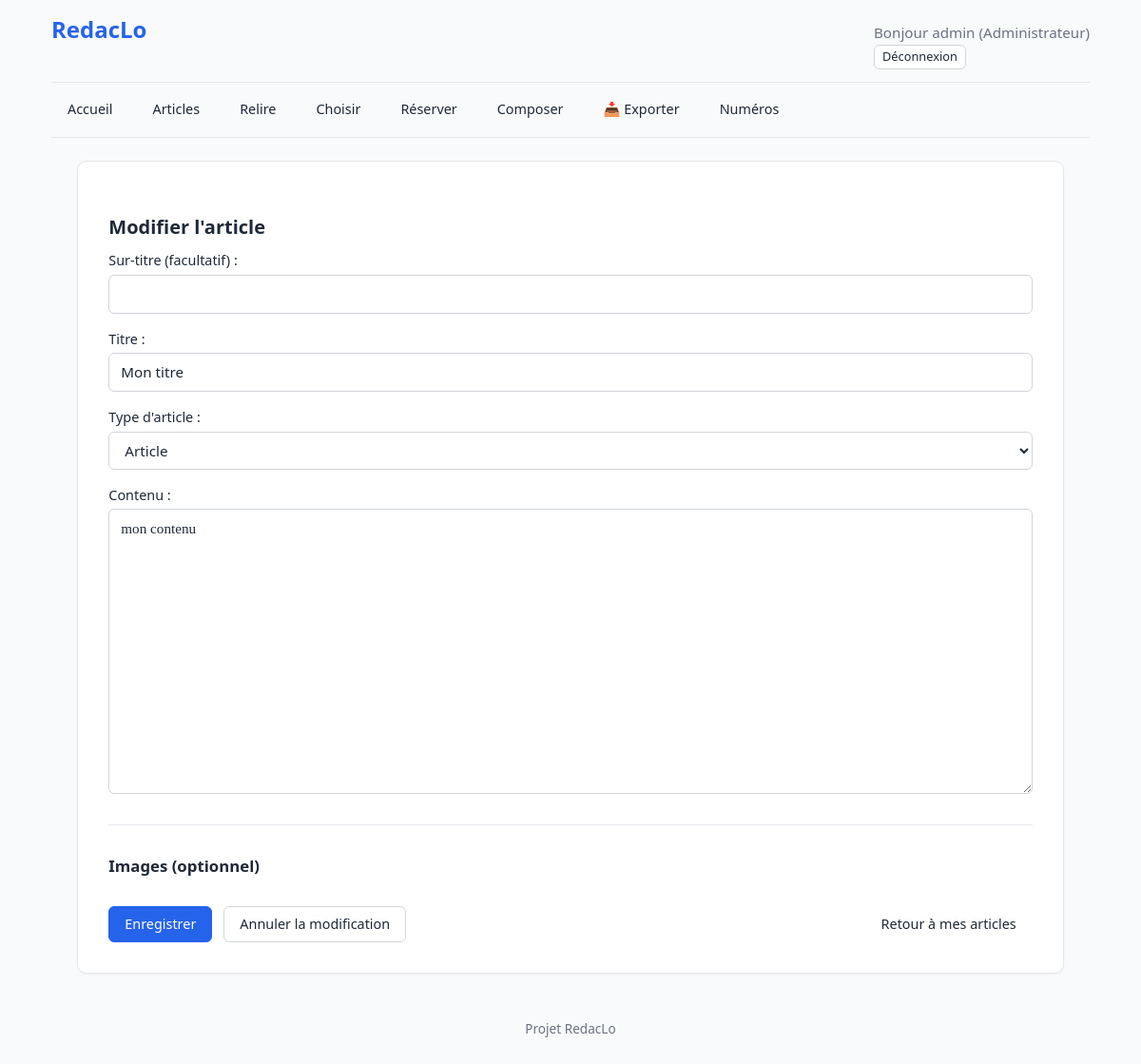
Screenshot of /articles/2/modifier/ (signed in) with the database file from the repository.
### accounts/models.py (models this page shows, shortened)
class User(AbstractUser):
    ROLES = [
        ("admin", "Administrateur"),
        ("editeur", "Éditeur"),
        ("membre_redaction", "Membre de la rédaction"),
        ("redacteur", "Rédacteur"),
    ]
    COULEURS = [
        ("bleu", "Bleu"), ("violet", "Violet"), ("gris", "Gris ardoise"),
        ("marine", "Bleu marine"), ("orangefonce", "Orange foncé"),
        ("marron", "Marron"), ("rouge", "Rouge"), ("vert", "Vert"),
    ]
    role = models.CharField(max_length=20, choices=ROLES, default="redacteur")
    couleur = models.CharField(max_length=20, choices=COULEURS, default="bleu")
    signature_defaut = models.CharField(
        max_length=100,
        blank=True,
        help_text="Ex: 'Correspondant LO'. Laisser vide pour utiliser le Prénom Nom."
    )
    couleur = models.CharField(
        max_length=20,
        choices=COULEURS,
        default="bleu",
        help_text="Couleur utilisée pour ses annotations dans les articles.",
    )

### articles/models.py (models this page shows, shortened)
class Article(models.Model):
    STATUTS = [
        ("brouillon", "Brouillon"),
        ("soumis", "Soumis"),
        ("en_relecture", "En relecture"),
        ("relu", "Relu"),
        ("revisions_demandees", "Révisions demandées"),
        ("valide", "Validé"),
        ("rejete", "Rejeté"),
        ("publie", "Publié"),
    ]
    STATUTS_SELECTION = [
        ("a_choisir", "À choisir pour le numéro"),
        ("disponible", "Disponible (dans le vivier)"),
        ("reserve", "Réservé (marronnier)"),
        ("utilise", "Utilisé (placé)"),
    ]
    TYPES_ARTICLE = [
        ("article", "Article"),
        ("breve", "Brève"),
        ("echo", "Écho"),
        ("courrier", "Courrier des lecteurs"),
        ("article_editorial", "Éditorial"),
    ]
    titre = models.CharField(max_length=200, help_text="Titre principal de l'article.")
    sur_titre = models.CharField(max_length=200, blank=True, help_text="Sur-titre de l'article.")
    type_article = models.CharField(max_length=20, choices=TYPES_ARTICLE, default="article", verbose_name="Type d'article")
    redacteur = models.ForeignKey(
        settings.AUTH_USER_MODEL,
        on_delete=models.CASCADE,
        related_name="articles_rediges",
        verbose_name="Rédacteur"
    )
    contenu = models.TextField()
    statut = models.CharField(max_length=20, choices=STATUTS, default="brouillon")
    rubrique = models.ForeignKey(
        "publications.Rubrique",
        on_delete=models.SET_NULL,
        null=True,
        blank=True,
        related_name="articles"
    )
    statut_selection = models.CharField(max_length=20, choices=STATUTS_SELECTION, default="a_choisir")
    date_creation = models.DateTimeField(auto_now_add=True)
    date_modification = models.DateTimeField(auto_now=True)
    version_reference = models.ForeignKey(
        "ArticleVersion",
        on_delete=models.SET_NULL,
        null=True,
        blank=True,
        related_name="+"
    )
    valide_1_par = models.ForeignKey(
        settings.AUTH_USER_MODEL,
        on_delete=models.SET_NULL,
        null=True,
        blank=True,
        related_name="articles_valides_1",
        verbose_name="Premier validateur"
    )
    valide_2_par = models.ForeignKey(
        settings.AUTH_USER_MODEL,
        on_delete=models.SET_NULL,
        null=True,
        blank=True,
        related_name="articles_valides_2",
        verbose_name="Second validateur"
    )
    valide_1_mandataire = models.ForeignKey(
        settings.AUTH_USER_MODEL,
        on_delete=models.SET_NULL,
        null=True,
        blank=True,
        related_name="articles_mandates_1",
        verbose_name="Premier validateur (mandataire)"
    )
    valide_2_mandataire = models.ForeignKey(
        settings.AUTH_USER_MODEL,
        on_delete=models.SET_NULL,
        null=True,
        blank=True,
        related_name="articles_mandates_2",
        verbose_name="Second validateur (mandataire)"
    )
    numero_reserve = models.ForeignKey(
        'publications.Publication',
        on_delete=models.SET_NULL,
        null=True,
        blank=True,
        related_name='articles_reserves',
        verbose_name="Réservé pour le numéro"
    )

### articles/views/crud.py (the view)
# urls.py: path("<int:pk>/modifier/", views.modifier_article, name="modifier_article"),
@role_required("redacteur")
def modifier_article(request, pk):
    article = get_object_or_404(Article, pk=pk, redacteur=request.user)
    if article.statut != "brouillon" and not request.user.is_superuser:
        return render(request, "articles/article_verrouille.html", {"article": article})
    if request.method == "POST":
        form = ArticleForm(request.POST, instance=article)
        if form.is_valid():
            article = form.save()
            version = article.version_reference
            if version:
                version.contenu = article.contenu
                version.commentaire = "Modification par le rédacteur."
                version.save()
            return redirect("articles:mes_articles")
    else:
        form = ArticleForm(instance=article)
    return render(request, "articles/article_form.html", {
        "form": form,
        "titre": "Modifier l'article",
    })

### articles/forms.py
class ArticleForm(forms.ModelForm):
    class Meta:
        model = Article
        fields = ["titre", "sur_titre", "type_article", "rubrique", "contenu"]
    def __init__(self, *args, **kwargs):
        super().__init__(*args, **kwargs)
        self.fields['sur_titre'].required = False
        self.fields['rubrique'].required = False
        self.fields['type_article'].required = False
        self.fields['sur_titre'].label = "Sur-titre (facultatif)"
        self.fields['rubrique'].label = "Rubrique (facultatif)"

### core/context_processors.py (called while the page is built)
def notifications_non_lues(request):
    if not request.user.is_authenticated:
        return {"notifications_non_lues": 0}
    count = Notification.objects.filter(
        destinataire=request.user,
        lue=False,
    ).count()
    return {"notifications_non_lues": count}

### templates/articles/article_form.html (shortened to what this page needs)
{% extends "base.html" %}
{% block contenu %}
    <h2>{{ titre }}</h2>
    <form method="post" enctype="multipart/form-data">
        <div style="margin-bottom: 1rem;">
            {{ form.sur_titre.label_tag }}
            {{ form.sur_titre }}
        </div>
        <div style="margin-bottom: 1rem;">
            {{ form.titre.label_tag }}
            {{ form.titre }}
        </div>
        <div style="margin-bottom: 1rem;">
            {{ form.type_article.label_tag }}
            <select name="{{ form.type_article.name }}" id="{{ form.type_article.id_for_label }}" class="form-control">
                {% for value, label in form.fields.type_article.choices %}
                    {% if value != "editorial" or user.role == "editorialiste" or user.role == "admin" %}
                        <option value="{{ value }}" {% if form.type_article.value == value %}selected{% endif %}>{{ label }}</option>
                    {% endif %}
                {% endfor %}
            </select>
        </div>
        <div style="margin-bottom: 1rem;">
            {{ form.contenu.label_tag }}
            {{ form.contenu }}
        </div>
        <div style="margin-top: 2rem; border-top: 1px solid var(--c-border); padding-top: 1rem;">
            <h3>Images (optionnel)</h3>
        </div>
        <div class="form-actions" style="margin-top: 2rem;">
            <button type="submit" class="btn btn-primary">Enregistrer</button>
            {% if form.instance.pk %}
                <a href="{% url 'articles:detail_article' form.instance.pk %}" class="btn btn-secondary">Annuler la modification</a>
            {% else %}
                <a href="{% url 'articles:mes_articles' %}" class="btn btn-secondary">Annuler</a>
            {% endif %}
            {% if form.instance.pk %}
                <a href="{% url 'articles:mes_articles' %}" class="btn btn-ghost" style="margin-left: auto;">
                    Retour à mes articles
                </a>
            {% endif %}
        </div>
    </form>
{% endblock %}

### templates/base.html (shortened to what this page needs)
<!DOCTYPE html>
{% load static %}
<html lang="fr">
    <head>
        <link rel="stylesheet" href="{% static 'css/main.css' %}">
    </head>
    <body>
        <header>
            <div class="header-top">
                <h1 class="site-title">
                    <a href="{% url 'core:accueil' %}">RedacLo</a>
                </h1>
                {% if user.is_authenticated %}
                    <div class="user-info-container">
                        <span class="user-greeting">
                            Bonjour {{ user.username }} <span class="user-role">({{ user.get_role_display }})</span>
                        </span>
                        <form method="post" action="{% url 'logout' %}" style="margin: 0;">
                            <button type="submit" class="btn btn-sm btn-secondary" style="cursor: pointer; padding: 0.2rem 0.5rem; font-size: 0.8rem;">
                                Déconnexion
                            </button>
                        </form>
                    </div>
                {% else %}
                    <div>
                        <a href="{% url 'login' %}" class="btn btn-sm btn-primary">Connexion</a>
                    </div>
                {% endif %}
            </div>
            <nav class="main-nav">
                <div class="nav-left" id="nav-links">
                    <a href="{% url 'core:accueil' %}" class="btn btn-ghost {% if request.resolver_match.url_name == 'accueil' %}active{% endif %}">Accueil</a>
                    <a href="{% url 'articles:mes_articles' %}" class="btn btn-ghost {% if request.resolver_match.url_name == 'mes_articles' %}active{% endif %}">Articles</a>
                    {% if user.role == "editeur" or user.role == "membre_redaction" or user.role == "admin" %}
                        <a href="{% url 'reviews:a_relire' %}" class="btn btn-ghost {% if request.resolver_match.url_name == 'a_relire' %}active{% endif %}">Relire</a>
                        <a href="{% url 'publications:choisir' %}" class="btn btn-ghost {% if request.resolver_match.url_name == 'choisir' %}active{% endif %}">Choisir</a>
                        <a href="{% url 'publications:articles_reserves' %}" class="btn btn-ghost {% if request.resolver_match.url_name == 'articles_reserves' %}active{% endif %}">Réserver</a>
                        <a href="{% url 'publications:composition' %}" class="btn btn-ghost {% if request.resolver_match.url_name == 'composition' %}active{% endif %}">Composer</a>
                        <a href="{% url 'publications:exporter_index' %}" class="btn btn-ghost {% if request.resolver_match.url_name == 'exporter_index' %}active{% endif %}">📥 Exporter</a>
                        <a href="{% url 'publications:numeros' %}" class="btn btn-ghost {% if request.resolver_match.url_name == 'numeros' %}active{% endif %}">Numéros</a>
                    {% endif %}
                </div>
            </nav>
        <main class="{% block main_class %}{% endblock %}">
            {% block contenu %}{% endblock %}
        </main>
        <footer>
            <p>Projet RedacLo</p>
        </footer>
    </body>
</html>

### static/css/base.css (style rules this page uses)
:root { --c-primary: #2563eb; --c-primary-dark: #1e40af; --c-primary-soft: #dbeafe; --c-success: #16a34a; --c-success-soft: #dcfce7; --c-danger: #dc2626; --c-danger-dark: #991b1b; --c-danger-soft: #fee2e2; --c-warning: #d97706; --c-warning-soft: #fef3c7; --c-text: #1f2937; --c-text-muted: #6b7280; --c-text-light: #9ca3af; --c-bg: #f9fafb; --c-surface: #ffffff; --c-surface-alt: #f3f4f6; --c-border: #e5e7eb; --c-border-strong: #d1d5db; --s-1: 0.25rem; --s-2: 0.5rem; --s-3: 0.75rem; --s-4: 1rem; --s-5: 1.5rem; --s-6: 2rem; --s-8: 3rem; --font-sans: system-ui, -apple-system, "Segoe UI", Roboto, sans-serif; --font-serif: Georgia, "Times New Roman", serif; --radius-sm: 4px; --radius: 6px; --radius-lg: 10px; --shadow-sm: 0 1px 2px rgba(0, 0, 0, 0.05); --shadow-md: 0 4px 6px rgba(0, 0, 0, 0.07); }
*, *::before, *::after { box-sizing: border-box; }
body { margin: 0; font-family: var(--font-sans); font-size: 16px; line-height: 1.5; color: var(--c-text); background-color: var(--c-bg); }
h1, h2, h3, h4 { margin: 0 0 var(--s-3) 0; line-height: 1.25; font-weight: 600; color: var(--c-text); }
h1 { font-size: 1.5rem; color: var(--c-primary); }
h2 { font-size: 1.25rem; margin-top: var(--s-5); }
h3 { font-size: 1.05rem; margin-top: var(--s-4); }
p { margin: 0 0 var(--s-4) 0; }
a { color: var(--c-primary); text-decoration: none; }

### static/css/components.css (style rules this page uses)
label { display: block; font-weight: 500; font-size: 0.9rem; margin-bottom: var(--s-1); color: var(--c-text); }
input[type="text"], input[type="email"], input[type="password"], input[type="number"], input[type="date"], input[type="url"], select, textarea { display: block; width: 100%; padding: var(--s-2) var(--s-3); font: inherit; font-size: 0.95rem; color: var(--c-text); background-color: var(--c-surface); border: 1px solid var(--c-border-strong); border-radius: var(--radius); transition: border-color 0.15s, box-shadow 0.15s; }
textarea { min-height: 300px; font-family: var(--font-serif); line-height: 1.6; resize: vertical; }
.form-actions { display: flex; flex-wrap: wrap; gap: var(--s-3); align-items: center; margin-top: var(--s-5); }
button { font: inherit; cursor: pointer; }
.btn { display: inline-block; padding: var(--s-2) var(--s-4); font: inherit; font-size: 0.9rem; font-weight: 500; line-height: 1.4; text-align: center; text-decoration: none; border: 1px solid transparent; border-radius: var(--radius); cursor: pointer; transition: background-color 0.15s, border-color 0.15s, color 0.15s; white-space: nowrap; }
.btn-primary { background-color: var(--c-primary); color: #fff; border-color: var(--c-primary); }
.btn-secondary { background-color: var(--c-surface); color: var(--c-text); border-color: var(--c-border-strong); }
.btn-ghost { background-color: transparent; color: var(--c-text); border-color: transparent; }
.btn-sm { padding: var(--s-1) var(--s-3); font-size: 0.85rem; }

### static/css/layout.css (style rules this page uses)
header, footer, main { max-width: 95%; margin-left: auto; margin-right: auto; padding: var(--s-4) var(--s-5); }
main { background: var(--c-surface); border: 1px solid var(--c-border); border-radius: var(--radius-lg); padding: var(--s-6); box-shadow: var(--shadow-sm); }
header { margin-bottom: 0; }
footer { margin-top: var(--s-6); padding: var(--s-4) 0; font-size: 0.85rem; color: var(--c-text-muted); text-align: center; }
.header-top { display: flex; justify-content: space-between; align-items: baseline; margin-bottom: 0.8rem; }
.site-title { margin: 0; font-size: 1.5rem; }
.site-title a { color: var(--c-primary); text-decoration: none; }
.user-greeting { margin: 0; font-size: 0.95rem; color: var(--c-text-muted); }
.main-nav { display: flex; justify-content: space-between; align-items: center; border-top: 1px solid var(--c-border); border-bottom: 1px solid var(--c-border); padding: 0.6rem 0; margin-bottom: 1.5rem; }
.nav-left { display: flex; align-items: center; gap: 0.5rem; }

### rows the page displays
User: username "admin", role "Administrateur"
Article: titre "Mon titre", type_article "Article", contenu "mon contenu"

### other values shown
{{ titre }} "Modifier l'article"
